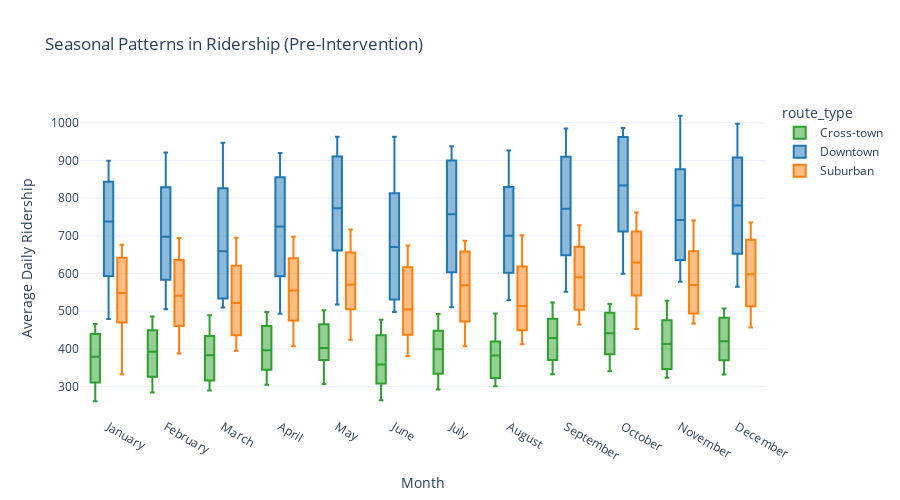

The cell this chart's notebook holds for it:
### Markdown cell above
---
## 4. Seasonality Analysis

Testing whether ridership exhibits systematic seasonal patterns that need to be controlled for in ITS models.

### Code cell
# Box plot of ridership by month
fig = px.box(
    pre_data,
    x='month_name',
    y='avg_ridership',
    color='route_type',
    color_discrete_map=ROUTE_COLORS,
    title='Seasonal Patterns in Ridership (Pre-Intervention)',
    labels={'avg_ridership': 'Average Daily Ridership', 'month_name': 'Month'},
    category_orders={
        'month_name': ['January', 'February', 'March', 'April', 'May', 'June',
                      'July', 'August', 'September', 'October', 'November', 'December']
    }
)

fig.update_layout(height=500)
fig.show()
fig.write_image(f"{fig_output_dir}/03_seasonality_patterns.png", scale=2)

# Statistical test for seasonality (ANOVA)
print("\nNull hypothesis: No difference in ridership across months\n")

seasonality_results = []

for route in df['route_type'].unique():
    route_data = pre_data[pre_data['route_type'] == route]
    
    # Create groups by month
    monthly_groups = [route_data[route_data['month'] == m]['avg_ridership'].values 
                     for m in range(1, 13) if len(route_data[route_data['month'] == m]) > 0]
    
    f_stat, p_value = stats.f_oneway(*monthly_groups)
    
    significant = "Yes" if p_value < 0.05 else "No"
    
    seasonality_results.append({
        'Route Type': route,
        'F-statistic': round(f_stat, 2),
        'P-value': round(p_value, 4),
        'Significant': significant
    })
    
season_df = pd.DataFrame(seasonality_results)
print(season_df.to_string(index=False))

sig_routes = [r['Route Type'] for r in seasonality_results if r['Significant'] == 'Yes']
if len(sig_routes) > 0:
    print(f"\n✓ Significant seasonality detected in: {', '.join(sig_routes)}")
    print("\n📌 Implication: Must include month fixed effects in ITS models")
    print("\nOptions:")
    print("  1. Add month dummy variables to regression")
    print("  2. Use Fourier terms (sin/cos transformations)")
    print("  3. Detrend and deseasonalize before modeling")
else:
    print("\n✓ No significant seasonality detected")
    print("\nSimpler ITS model without seasonal controls may be sufficient")

### Figure 1 — Plotly figure (JSON) as saved in the notebook; plotly's stock layout.template omitted (floating-point values rounded to 4 significant figures; data arrays with more than 128 entries replaced by an {"elided": "..."} marker saying what was removed)
{"data": [{"alignmentgroup": "True", "hovertemplate": "route_type=Cross-town<br>Month=%{x}<br>Average Daily Ridership=%{y}<extra></extra>", "legendgroup": "Cross-town", "marker": {"color": "#2ca02c"}, "name": "Cross-town", "notched": false, "offsetgroup": "Cross-town", "orientation": "v", "showlegend": true, "type": "box", "x": {"elided": "208 str values"}, "x0": " ", "xaxis": "x", "y": {"elided": "208 float values"}, "y0": " ", "yaxis": "y"}, {"alignmentgroup": "True", "hovertemplate": "route_type=Downtown<br>Month=%{x}<br>Average Daily Ridership=%{y}<extra></extra>", "legendgroup": "Downtown", "marker": {"color": "#1f77b4"}, "name": "Downtown", "notched": false, "offsetgroup": "Downtown", "orientation": "v", "showlegend": true, "type": "box", "x": {"elided": "208 str values"}, "x0": " ", "xaxis": "x", "y": {"elided": "208 float values"}, "y0": " ", "yaxis": "y"}, {"alignmentgroup": "True", "hovertemplate": "route_type=Suburban<br>Month=%{x}<br>Average Daily Ridership=%{y}<extra></extra>", "legendgroup": "Suburban", "marker": {"color": "#ff7f0e"}, "name": "Suburban", "notched": false, "offsetgroup": "Suburban", "orientation": "v", "showlegend": true, "type": "box", "x": {"elided": "208 str values"}, "x0": " ", "xaxis": "x", "y": {"elided": "208 float values"}, "y0": " ", "yaxis": "y"}], "layout": {"boxmode": "group", "height": 500, "legend": {"title": {"text": "route_type"}, "tracegroupgap": 0}, "title": {"text": "Seasonal Patterns in Ridership (Pre-Intervention)"}, "xaxis": {"anchor": "y", "categoryarray": ["January", "February", "March", "April", "May", "June", "July", "August", "September", "October", "November", "December"], "categoryorder": "array", "domain": [0, 1], "title": {"text": "Month"}}, "yaxis": {"anchor": "x", "domain": [0, 1], "title": {"text": "Average Daily Ridership"}}}}
